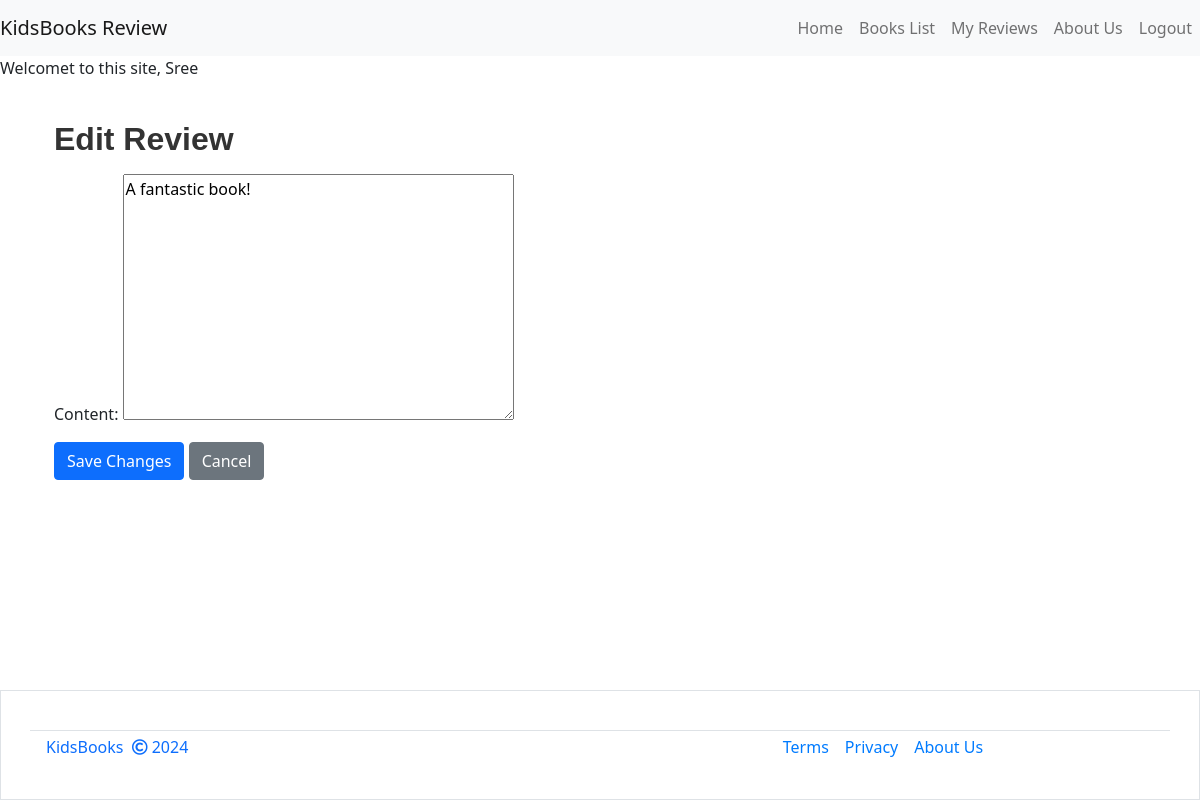
Before: /review/edit/21/ (signed in) with the older database file.
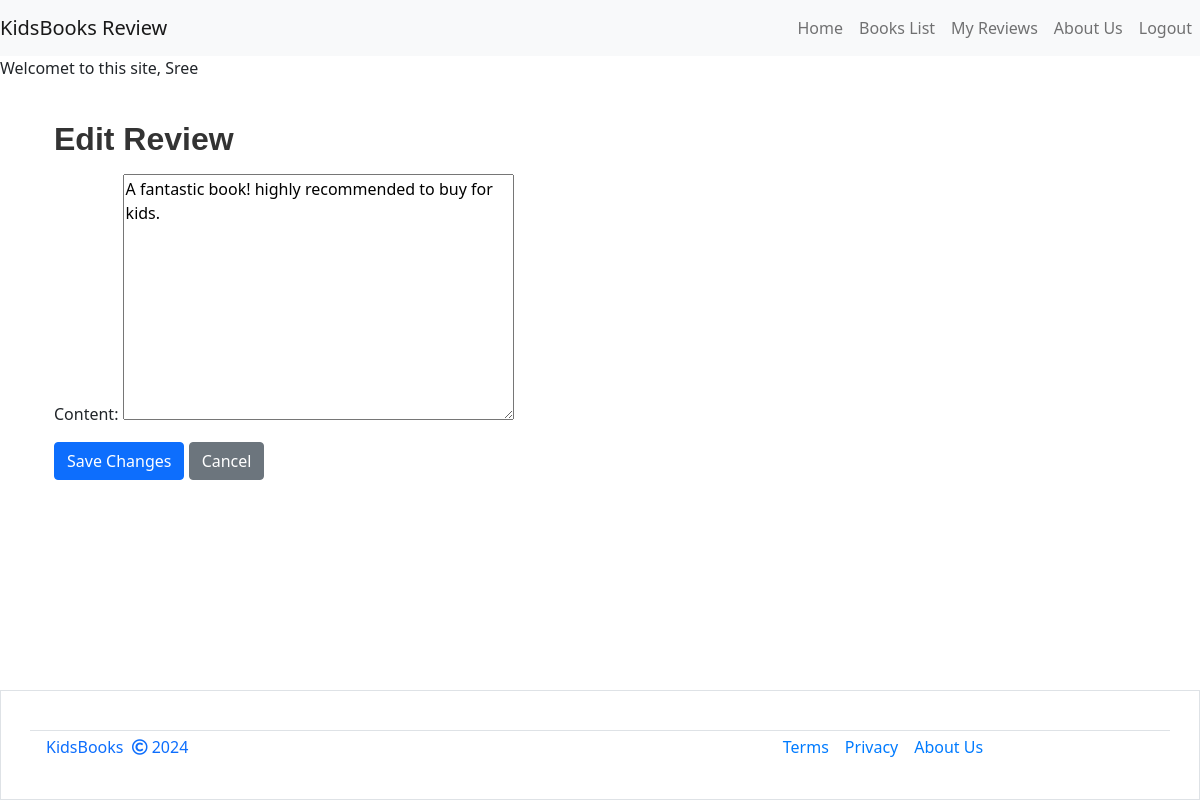
After: the same page with the newer database file.
### kidsbooks/models.py (models this page shows, shortened)
class Review(models.Model):
    book = models.ForeignKey(Kidsbook, on_delete=models.CASCADE,
                             related_name="kidsbook_reviews")
    user = models.ForeignKey(User, on_delete=models.CASCADE,
                             related_name="kidsbook_reviewers")
    content = models.TextField()
    created_on = models.DateTimeField(auto_now_add=True)
    class Meta:
        ordering = ["created_on"]

### kidsbooks/views.py (the view)
# urls.py: path('review/edit/<int:review_id>/', views.edit_review, name='edit_review'),
@login_required
def edit_review(request, review_id):
    review = get_object_or_404(Review, id=review_id)
    if review.user != request.user:
        return HttpResponseForbidden("You are not allowed to edit this review.")
    if request.method == "POST":
        review_form = ReviewForm(request.POST, instance=review)
        if review_form.is_valid():
            review_form.save()
            messages.add_message(request, messages.SUCCESS, "Review updated successfully.")
            return redirect('kidsbook_detail', id=review.book.id)
    else:
        review_form = ReviewForm(instance=review)
    context = {
        'review_form': review_form,
        'review': review,
    }
    return render(request, 'kidsbooks/edit_review.html', context)

### kidsbooks/forms.py
class ReviewForm(forms.ModelForm):
    class Meta:
        model = Review
        fields = ('content',)

### kidsbooks/templates/kidsbooks/edit_review.html (shortened to what this page needs)
{% extends 'base.html' %}
{% load static %}
{% block content %}
<div class="container">
    <h2>Edit Review</h2>
    <form method="POST" action="{% url 'edit_review' review.id %}">
        {{ review_form.as_p }}
        <button type="submit" class="btn btn-primary">Save Changes</button>
        <a href="{% url 'kidsbook_detail' review.book.id %}" class="btn btn-secondary">Cancel</a>
    </form>
</div>
{% endblock %}

Changed rows visible on the page:
changed Review: content "A fantastic book!" → "A fantastic book! highly recommended to buy for kids."
